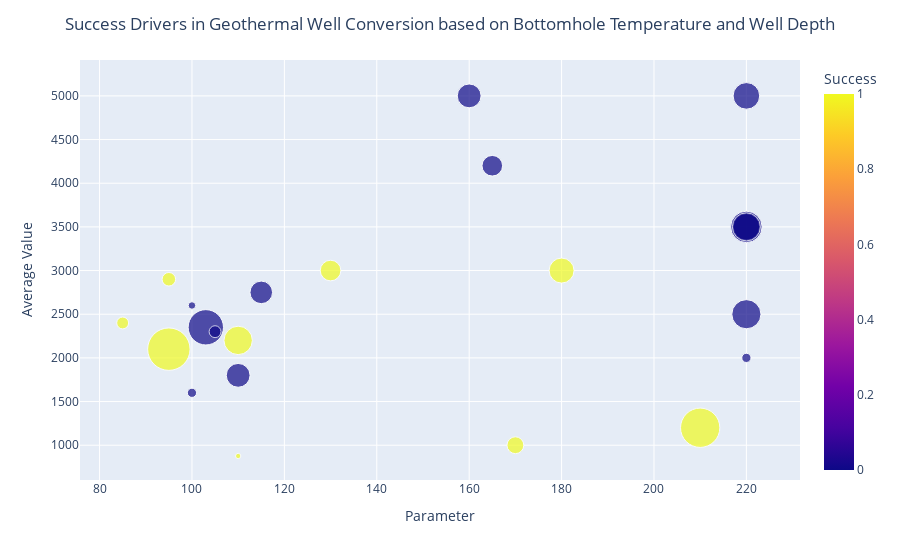

Notebook source saved alongside this figure:
### Code cell
fig = px.scatter(
    df,
    x='Bottomhole_Temp_C',
    y='Well_Depth_m',
    color='Success',
    size='Flow_Rate_m3_day',
    color_discrete_map={
        1: 'green',
        0: 'red'      
    },
    size_max=30
)
fig.update_layout(
    title=dict(
        text='Success Drivers in Geothermal Well Conversion based on Bottomhole Temperature and Well Depth',
        x=0.5,
        xanchor='center'
    ),
    xaxis_title='Parameter',
    yaxis_title='Average Value',
)

fig.show()

### Figure 1 — Plotly figure (JSON) as saved in the notebook; plotly's stock layout.template omitted (floating-point values rounded to 4 significant figures)
{"data": [{"hovertemplate": "Bottomhole_Temp_C=%{x}<br>Well_Depth_m=%{y}<br>Flow_Rate_m3_day=%{marker.size}<br>Success=%{marker.color}<extra></extra>", "legendgroup": "", "marker": {"color": [1, 1, 1, 0, 1, 0, 1, 0, 0, 0, 0, 1, 1, 1, 0, 0, 0, 0, 0, 0, 1, 0, 0, 0], "coloraxis": "coloraxis", "size": [6350, 648, 2850, 4400, 500, 2000, 100, 300, 500, 0, 200, 1000, 1500, 5450, 3500, 2500, 1800, 2000, 1500, 3000, 2200, 2500, 2800, 300], "sizemode": "area", "sizeref": 7.056, "symbol": "circle"}, "mode": "markers", "name": "", "orientation": "v", "showlegend": false, "type": "scatter", "x": [95, 95, 110, 103, 85, 110, 110, 100, 105, 100, 100, 170, 130, 210, 220, 220, 115, 160, 165, 220, 180, 220, 220, 220], "xaxis": "x", "y": [2100.0, 2900.0, 2200.0, 2350.0, 2400.0, 1800.0, 876.5, 1600.0, 2300.0, 2500.0, 2600.0, 1000.0, 3000.0, 1200.0, 3500.0, 5000.0, 2750.0, 5000.0, 4200.0, 2500.0, 3000.0, 3500.0, 3500.0, 2000.0], "yaxis": "y"}], "layout": {"coloraxis": {"colorbar": {"title": {"text": "Success"}}, "colorscale": [[0, "#0d0887"], [0.1111, "#46039f"], [0.2222, "#7201a8"], [0.3333, "#9c179e"], [0.4444, "#bd3786"], [0.5556, "#d8576b"], [0.6667, "#ed7953"], [0.7778, "#fb9f3a"], [0.8889, "#fdca26"], [1, "#f0f921"]]}, "legend": {"itemsizing": "constant", "tracegroupgap": 0}, "margin": {"t": 60}, "title": {"text": "Success Drivers in Geothermal Well Conversion based on Bottomhole Temperature and Well Depth", "x": 0.5, "xanchor": "center"}, "xaxis": {"anchor": "y", "domain": [0, 1], "title": {"text": "Parameter"}}, "yaxis": {"anchor": "x", "domain": [0, 1], "title": {"text": "Average Value"}}}}
